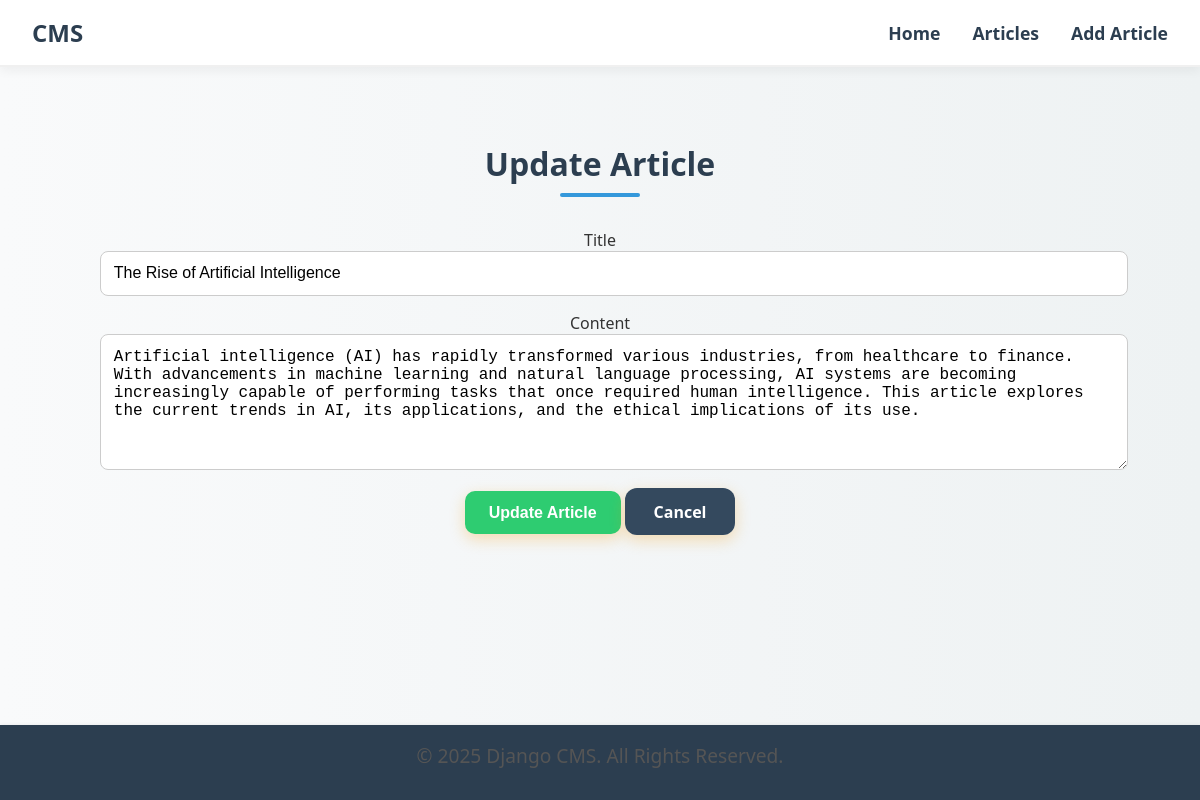
/article/2/edit/, run on the app's committed database.
### home/models.py (models this page shows, shortened)
class Article(models.Model):
    title = models.CharField(max_length=225)
    content = models.TextField()
    created_at = models.DateTimeField(default=timezone.now)  # Automatically set to now when created

### home/views.py (the view)
# urls.py: path('article/<int:article_id>/edit/', views.article_update, name='article_update'),  # Update path
def article_update(request, article_id):
    article = get_object_or_404(Article, id=article_id)
    if request.method == 'POST':
        form = ArticleForm(request.POST, instance=article)
        if form.is_valid():
            form.save()
            return redirect('html/article_detail', article_id=article.id)
    else:
        form = ArticleForm(instance=article)
    return render(request, 'html/article_form.html', {'form': form, 'article': article})

### home/forms.py
class ArticleForm(forms.ModelForm):
    class Meta:
        model = Article
        fields = ['title', 'content']

### templates/html/article_form.html (shortened to what this page needs)
{% extends 'html/base.html' %}
{% block content %}
<div class="container mt-5">
    <h2 class="section-title">Update Article</h2>
    <form method="POST">
        <div class="mb-3">
            <label for="id_title" class="form-label">Title</label>
            <input type="text" id="id_title" name="title" class="form-control" value="{{ form.title.value|default:'' }}" required>
        </div>
        <div class="mb-3">
            <label for="id_content" class="form-label">Content</label>
            <textarea id="id_content" name="content" class="form-control" rows="6" required>{{ form.content.value|default:'' }}</textarea>
        </div>
        <div class="form-button-group">
            <button type="submit" class="btn btn-primary">Update Article</button>
            <a href="{% url 'article_detail' article.id %}" class="btn btn-secondary">Cancel</a>
        </div>
    </form>
</div>
{% endblock %}

### static/css/style.css (style rules this page uses)
body { font-family: 'Segoe UI', Tahoma, Geneva, Verdana, sans-serif; background: linear-gradient(to right, #f9fafb, #eef2f3); margin: 0; padding: 0; color: #333; padding-bottom: 50px; }
.container { max-width: 1000px; margin: auto; padding: 3rem 1.5rem; text-align: center; }
.btn { background: linear-gradient(to right, #f39c12, #f1c40f); color: white; border: none; padding: 0.8rem 1.8rem; font-size: 1rem; font-weight: bold; border-radius: 12px; cursor: pointer; box-shadow: 0 5px 15px rgba(243, 156, 18, 0.3); transition: all 0.3s ease-in-out; text-decoration: none; }
.btn-secondary { background: #34495e; }
form input[type="text"], form input[type="email"], form textarea, form select { width: 100%; padding: 0.8rem; margin-bottom: 1rem; border: 1px solid #ccc; border-radius: 8px; font-size: 1rem; }
form button.btn { background: #2ecc71; color: white; border: none; padding: 0.8rem 1.5rem; border-radius: 10px; cursor: pointer; transition: background 0.3s ease; }
.section-title { font-size: 2rem; font-weight: 700; margin-bottom: 2rem; text-align: center; color: #2c3e50; position: relative; }
.section-title::after { content: ''; display: block; width: 80px; height: 4px; background-color: #3498db; margin: 8px auto 0; border-radius: 4px; }

### data on the page
Article: title "The Rise of Artificial Intelligence", content "Artificial intelligence (AI) has rapidly transformed various industries, from healthcare to finance. With advancements in machine learning and natural language processing, AI systems are becoming increasingly capable of performing tasks that once required human intelligence. This article explores the current trends in AI, its applications, and the ethical implications of its use."
